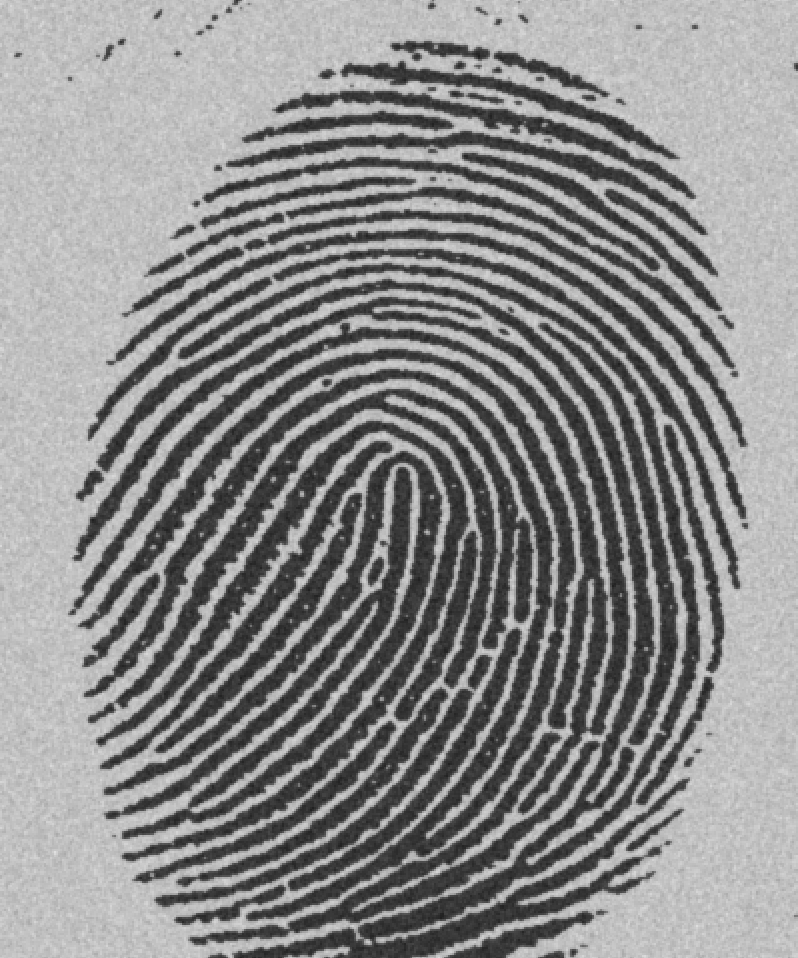
#> input picture test_images/noisy_fingerprint.tif, 798 x 958 px, found by its file name; the run also reads 1 picture not shown here
$ jupyter execute Image_Boundaries_Analysis.ipynb
#> lines starting #> are read from the running program, lines starting #| are printed output that depends on the picture; after the words box and inside, x2 and y2 are one past the last pixel; in counts of white or black regions, pixels touching at a corner belong together
<a href="https://colab.research.google.com/github/ArthurFDLR/Image_Boundaries_Analysis/blob/main/Image_Boundaries_Analysis.ipynb" target="_parent"></a>

[cell 1]
import numpy as np
from cv2 import filter2D
from matplotlib import pyplot as plt
from skimage import io

[cell 2]
def draw_border(border:np.ndarray, img_shape):
    img = np.zeros(img_shape)
    if border.dtype == np.complex_:
        for c in border:
            img[int(c.imag), int(c.real)] = 1.
    else:
        for c in border:
            img[int(c[0]), int(c[1])] = 1.
    return img

# Global thresholding

The following algorithm describes a basic global thresholding method for an image $f$:

1. Select an initial estimate for the global threshold $T$.

2. Segment the image using the function $g$. This will produce two groups of pixels $G_+$ and $G_-$.

    $$ g(x,y) = \left\{
    \begin{array}{ll}
        1 \mbox{ if } f(x,y) > T \\
        0 \mbox{ otherwise }
    \end{array}
    \right. $$

3. Compute the average (mean) intensity values $m_+$ and $m_-$ for the pixels in $G_+$ and $G_-$ respectively.

4. Compute a new threshold value:

    $$ T = \frac{m_+ + m_-}{2} $$

5. Repeat Steps 2 through 4 until the difference between values of $T$ in successive iterations is smaller than a predefined parameter $\Delta_T$.

Our program is a direct implementation of the above algorithm in Python with an initial threshold value of half the maximum intensity in the image and $\Delta_T=1$. $T$ being an integer, the algorithm stops when T no longer evolve.

[cell 3]
def basic_global_tresholding(img):
    delta_T = 1
    T = np.max(img) // 2 # Step 1
    T_old = T + delta_T
    while abs(T - T_old) >= delta_T: # Step 5
        img_treshold = (img > T) # Step 2
        m1, m2 = img[~img_treshold].mean(), img[img_treshold].mean() # Step 3
        T_old, T = T, (m1 + m2)//2 # Step 4
    return (img >= T)*1, T

[cell 4]
# Image import
img = io.imread('https://github.com/ArthurFDLR/Image_Boundaries_Analysis/blob/main/test_images/noisy_fingerprint.tif?raw=True')
#> img is the input picture: shape (958, 798); min 29, max 224, mean 140

# Computation
img_tresholded, treshold = basic_global_tresholding(img)
#> in basic_global_tresholding, `T = np.max(img) // 2`: T = 112
#> in basic_global_tresholding, `T_old = T + delta_T`: T_old = 113
#> the loop in basic_global_tresholding, `while abs(T - T_old) >= delta_T:` made 2 passes
#> (m1, m2, T_old, T) on passes 1 to 2: (63.89, 186.6, 112, 125), (64.04, 186.7, 125, 125)
#> pass 1, in basic_global_tresholding, `img_treshold = (img > T)`:
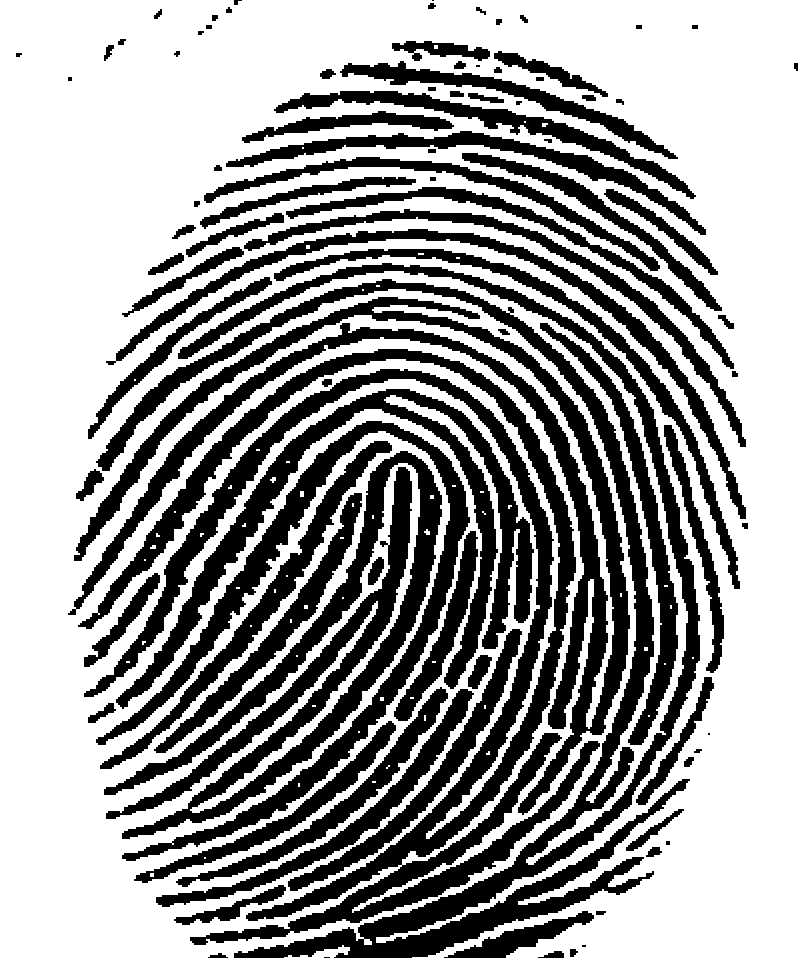
#> img_treshold: shape (958, 798) bool; 62% white; 94 black regions (7 under 20 px), largest, box (x1, y1, x2, y2) and area: (78, 349, 600, 945) 43664, (96, 263, 700, 958) 40028, (68, 297, 630, 815) 29644
#> img_tresholded: shape (958, 798) int64; values 0 (black) and 1 (white), 61.9% white; 97 black regions (10 under 20 px), largest, box (x1, y1, x2, y2) and area: (78, 349, 600, 945) 43740, (96, 263, 700, 958) 40218, (68, 297, 630, 815) 29700
#> treshold = 125

# Visualization
fig, axs = plt.subplots(1, 3, figsize=(10,4),dpi=60)
hist,bins = np.histogram(img.flatten(),256,[0,256])
#> hist = 256 values, max 23014 at index 192, min 0 at index 0, mean 2986.3; bins = 257 values from 0 to 256
axs[0].set_title("Input image")
axs[0].imshow(img, cmap='gray'), axs[0].set_xticks([]), axs[0].set_yticks([])
axs[1].set_title("Normalized histogram")
axs[1].plot(hist/np.prod(img.shape), c='k', label=r'$p_r$')
axs[1].legend()
axs[1].set_xlabel(r"$r_i$")
axs[1].axvline(x=treshold, label='Treshold', c='r', ls='dashed')
axs[1].set_xticks(list(range(0,255,50)) + [int(treshold)])
axs[2].set_title("Global thresholding")
axs[2].imshow(img_tresholded, cmap='gray'), axs[2].set_xticks([]), axs[2].set_yticks([])
fig.tight_layout()

# Otsu’s thresholding

While the basic global thresholding successfully finds a good thresholding value for histogram presenting well-defined peeks, it performs poorly otherwise.
The critical characteristic of good thresholding is the optimization of separation between classes according to their intensity values. This separation can be mathematically formalized as and is the between-class variance $\sigma_N^2$. Otsu's thresholding algorithm revolves around this observation to find an optimal threshold:

1. Compute the normalized histogram $\left\{p_i, \forall i \in [\![0, L-1]\!]\right\}$ of the input image.

2. Compute the cumulative sums, $\forall k \in [\![0, L-1]\!]$
    $$ P(k) = \sum_{i=0}^k p_i $$

3. Compute the cumulative means, $\forall k \in [\![0, L-1]\!]$
    $$ m(k) = \sum_{i=0}^k i p_i $$
    Note that the global intensity mean $m_g=m(L-1)$.

4. Compute the between-class variance, $\forall k \in [\![0, L-1]\!]$

5. Obtain the Otsu threshold, $k^*$, as the value of $k$ for which $\sigma_B^2(k)$ is maximum. If the maximum is not unique, obtain $k^*$ by averaging the values of corresponding to the various maxima detected.
    $$ k^* = < argmax_{\ k \in [\![0, L-1]\!]} \left( \sigma_B^2(k)\right) > $$

[cell 5]
def otsu_tresholding(img):
    hist,bins = np.histogram(img.flatten(),256,[0,256]) # Step 1
    hist = hist/np.prod(img.shape)
    cdf = hist.cumsum() # Step 2
    cmf = np.cumsum([p*i for (i, p) in enumerate(hist)]) # Step 3
    bcv = np.array(
        [(cmf[-1] * P - m)**2 / (P * (1. - P)) if (P * (1. - P)) != 0. else 0. \
         for P, m in zip(cdf, cmf)]
    ) # Step 4
    T = bcv.argmax().mean() # Step 5
    return 1*(img > T), T

[cell 6]
# Image import
img = io.imread('https://github.com/ArthurFDLR/Image_Boundaries_Analysis/blob/main/test_images/polymersomes.tif?raw=True')
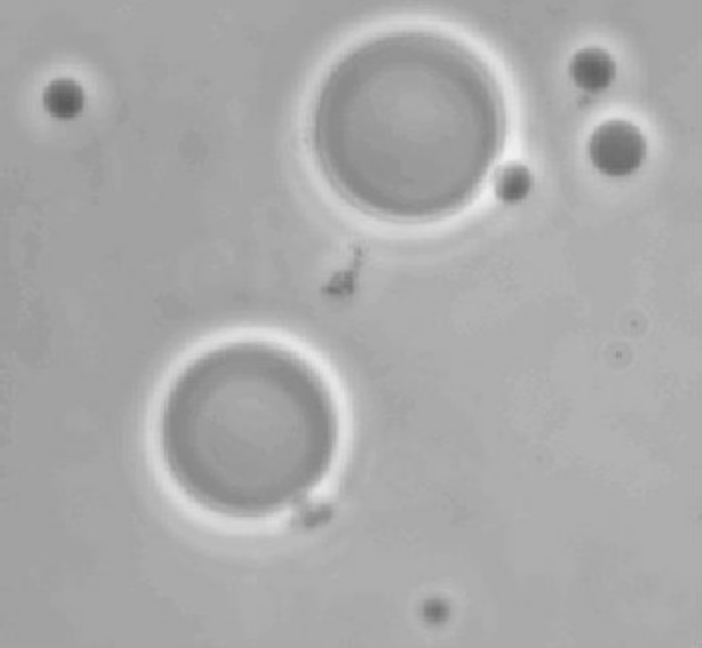
#> input picture test_images/polymersomes.tif, 702 x 648 px, found by its file name
#> img is the input picture: shape (648, 702); min 90, max 241, mean 169.6

# Computation
img_tresholded_otsu, treshold_otsu = otsu_tresholding(img)
#> in otsu_tresholding, `hist,bins = np.histogram(img.flatten(),256,[0,256])`: hist = 256 values, max 51417 at index 162, min 0 at index 0, mean 1776.9; bins = 257 values from 0 to 256
#> in otsu_tresholding, `hist = hist/np.prod(img.shape)`: hist = 256 values, max 0.113 at index 162, min 0 at index 0, mean 0.00391
#> in otsu_tresholding, `cdf = hist.cumsum()`: cdf = 256 values from 0 to 1
#> in otsu_tresholding, `cmf = np.cumsum([p*i for (i, p) in enumerate(hist)])`: cmf = 256 values from 0 to 169.6
#> in otsu_tresholding, `bcv = np.array( [(cmf[-1] * P - m)**2 / (P * (1. - P)) if (P * (1. - P..`: bcv = 256 values, max 88.93 at index 181, min 0 at index 0, mean 23.54
#> in otsu_tresholding, `T = bcv.argmax().mean()`: T = 181
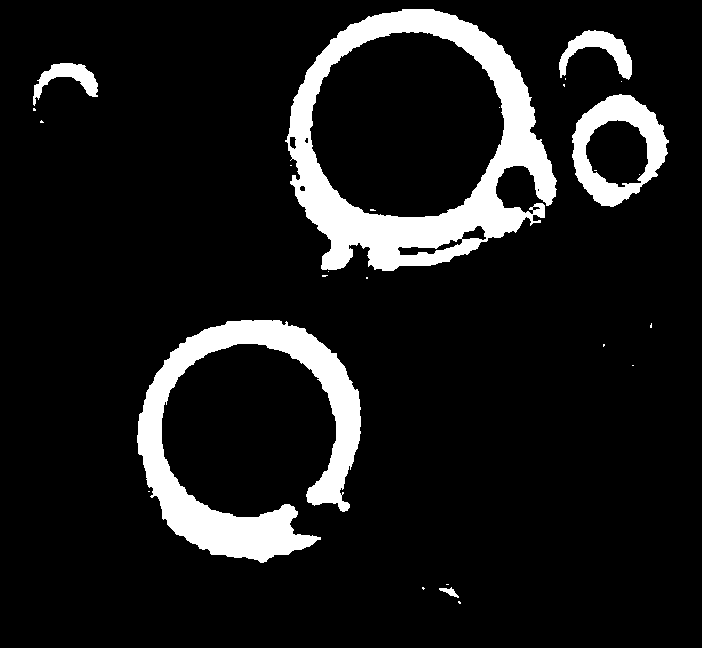
#> img_tresholded_otsu: shape (648, 702) int64; values 0 (black) and 1 (white), 10.5% white; 26 white regions (20 under 20 px), largest, box (x1, y1, x2, y2) and area: (285, 9, 557, 271) 22892, (137, 320, 361, 563) 17674, (572, 94, 669, 207) 4664, (559, 30, 632, 80) 1454, (33, 63, 98, 106) 1064, (439, 587, 459, 598) 92
#> treshold_otsu = 181
img_tresholded, treshold = basic_global_tresholding(img)
#> in basic_global_tresholding (call 2), `T = np.max(img) // 2`: T = 120
#> in basic_global_tresholding (call 2), `T_old = T + delta_T`: T_old = 121
#> the loop in basic_global_tresholding (call 2), `while abs(T - T_old) >= delta_T:` made 7 passes
#> (m1, m2, T_old, T) on passes 1 to 7: (110.8, 169.9, 120, 140), (129.4, 170.5, 140, 149), (139.4, 171.4, 149, 155), (143.8, 171.9, 155, 157), (147, 172.3, 157, 159), (148.1, 172.5, 159, 160), (148.9, 172.6, 160, 160)
#> pass 1, in basic_global_tresholding (call 2), `img_treshold = (img > T)`:
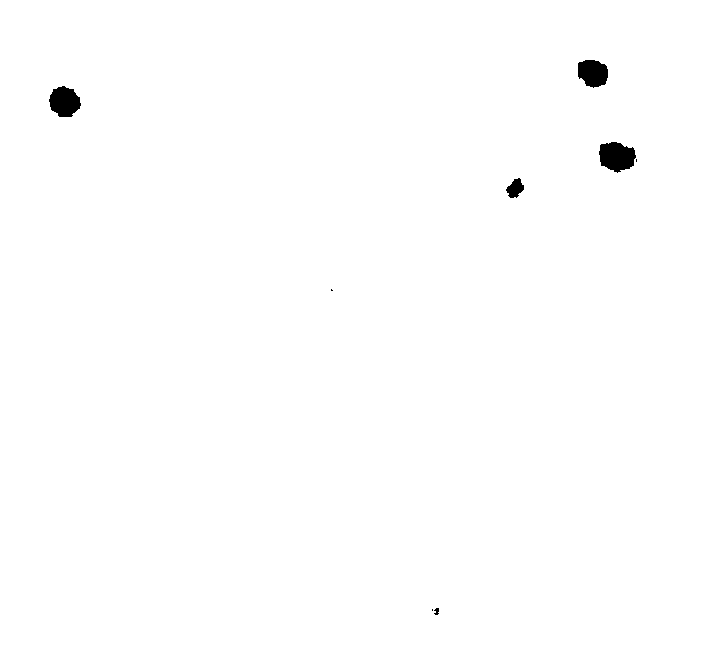
#> img_treshold: shape (648, 702) bool; 99.5% white; 8 black regions (3 under 20 px), largest, box (x1, y1, x2, y2) and area: (599, 142, 636, 173) 843, (49, 86, 81, 117) 727, (578, 60, 608, 88) 661, (506, 178, 524, 198) 226, (434, 608, 439, 615) 25
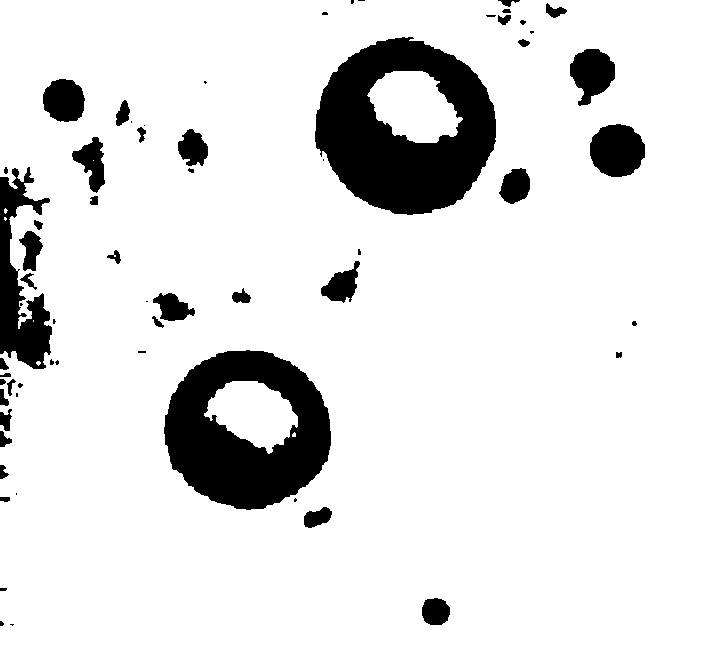
#> img_tresholded: shape (648, 702) int64; values 0 (black) and 1 (white), 88% white; 64 black regions (22 under 20 px), largest, box (x1, y1, x2, y2) and area: (315, 37, 496, 215) 19641, (164, 350, 331, 510) 16353, (0, 167, 52, 369) 5032
#> treshold = 160

# Visualization
fig, axs = plt.subplots(2, 2, figsize=(8,7), dpi=60)
axs = [ax for sub_ax in axs for ax in sub_ax]

hist,bins = np.histogram(img.flatten(),256,[0,256])
#> hist = 256 values, max 51417 at index 162, min 0 at index 0, mean 1776.9
axs[0].set_title("Input image")
axs[0].imshow(img, cmap='gray'), axs[0].set_xticks([]), axs[0].set_yticks([])
axs[1].set_title("Normalized histogram")
axs[1].plot(hist/np.prod(img.shape), c='k', label=r'$p_r$')
axs[1].legend()
axs[1].set_xlabel(r"$r_i$")
axs[1].axvline(x=treshold, c='r', ls='dashed')
axs[1].axvline(x=treshold_otsu, c='b', ls='dashed')
axs[1].set_xticks(list(range(0,255,50)) + [int(treshold), int(treshold_otsu)])
axs[1].set_xlim(125, 225)
axs[2].set_title("Basic global thresholding")
axs[2].imshow(img_tresholded, cmap='gray'), axs[2].set_xticks([]), axs[2].set_yticks([])
axs[3].set_title("Otsu's global thresholding")
axs[3].imshow(img_tresholded_otsu, cmap='gray'), axs[3].set_xticks([]), axs[3].set_yticks([])

fig.tight_layout()

The input image's histogram does not present distinctive peeks, allowing to telling apart the foreground from the background. As expected, the basic global thresholding method yields poor results. The background is partially detected as a zone of interest on the left side of the image. Otsu's algorithm fixes this issue.

# Chain codes

This problem's end goal is to generate the integer of the minimum magnitude of the Freeman chain code of an object in an image. We can decompose this problem into two primary steps. First, we have to find the boundary of the shape. The shape must present clean and sharp edges. We can remove the noises and sharpen the image using a combination of a $9 \times 9$ averaging filter and Otsu's algorithm. The boundary following algorithm is then ideally suited to our application:

1. Let the starting point, $b_0$, be the uppermost-leftmost point in the image. Store its coordinates. Denote by $c_0$ the west neighbor of $b_0$. Examine the 8-neighbors of $b_0$ starting at $c_0$ and proceeding in a clockwise direction. Let $b_1$ denote the first neighbor encountered whose value is 1, and let $c_1$ be the (background) point immediately preceding $b_1$ in the sequence.

2. Initiate a couple of variables, $b=b_1$ and $c=c_1$.

3. Let the N-neighbors (N being 4 or 8) of $b$, starting at $c$ and proceeding in a clockwise direction, be denoted by $\{n_i, \forall i \in [\![0, N-1]\!]\}$. Find the first $n_k$ labeled 1.

4. Let $b=n_k$ and $c=n_{k-1}$.

5. Repeat Steps 3 and 4 until $b=b_0$ and the next boundary point found is The sequence of points found when the algorithm stops constitutes the set of ordered boundary points

The Freeman chain code is generally used as a characteristic to compare or detect shapes across images. Only the global figure is interesting. Fine details can thus be considered as noise regarding the overall shape. To avoid this issue, we can down-sample the boundary.

We are now all set to compute the chain code. The difference between coordinates of consecutive boundary pixel can be mapped to the directions shown bellow. The index of the following lists corresponds to the direction number of the relative coordinate (e.g. $(0,1) \longrightarrow 0$ and $(-1,-1) \longrightarrow 3$ for 8-directional encoding).

$$ x_n = [0, -1, -1, -1,  0,  1, 1, 1] $$
$$ y_n = [1,  1,  0, -1, -1, -1, 0, 1] $$

[cell 7]
def find_upper_left(img):
    for i in range(1,img.shape[0]+1):
        for j in range(i):
            if img[i-j-1, j]:
                return (i-j-1, j)
    return None

def resample(img, grid_width, presence_threshold=0):
    img_sub = np.zeros(np.array(img.shape)//grid_width)
    img_sub_viz = np.zeros(img.shape)
    gw_half = grid_width // 2
    for x_sub, x in enumerate(range((img.shape[0]%grid_width)//2 + gw_half, img.shape[0], grid_width)):
        for y_sub, y in enumerate(range((img.shape[1]%grid_width)//2 + gw_half, img.shape[1], grid_width)):
            if img[x-gw_half:x+gw_half, y-gw_half:y+gw_half].sum() > presence_threshold:
                img_sub[x_sub,y_sub] = 1
                img_sub_viz[x-1:x+2, y-1:y+2] = np.ones((3,3))
    return img_sub, img_sub_viz

def boundary_following(border, stay_out=True, allow_diag=True):

    x_n = [0, -1, -1, -1,  0,  1, 1, 1] if allow_diag else [0, -1,  0, 1]
    y_n = [1,  1,  0, -1, -1, -1, 0, 1] if allow_diag else [1,  0, -1, 0]
    nbr_neighbore = len(x_n)
    angle = nbr_neighbore//2

    def get_neighbor(p,a):
        x, y = p[0] + x_n[a], p[1] + y_n[a]
        if (0 <= x < border.shape[0]) and (0 <= y < border.shape[1]):
            return border[x, y]
        else: return None

    b = find_upper_left(border)
    b_init = False
    coord_border = [b]
    chain_code = []

    while True:
        # Revolve around b until hit border
        while not get_neighbor(b, angle):
            angle = (angle - 1) if angle else (nbr_neighbore - 1)
        # Prefer direct neighbore
        if (not stay_out) and allow_diag and (angle%2 == 1) \
            and get_neighbor(b, (angle - 1) if angle else 7):
            angle = (angle - 1) if angle else (nbr_neighbore - 1)
        # Update b <- n(k)
        b = (b[0] + x_n[angle], b[1] + y_n[angle])
        # End condition: two successive boundary pixels already visited
        if b_init:
            if b == coord_border[1]: break
            else: b_init = False
        if b == coord_border[0]: b_init = True
        # Store new border pixel
        chain_code.append(angle)
        coord_border.append(b)
        # Reset angle, c <- n(k−1)
        angle = (angle+angle%2+2)%8 if allow_diag else (angle+1)%4
    return np.array(coord_border), chain_code

[cell 8]
# Image import
img = io.imread('https://github.com/ArthurFDLR/Image_Boundaries_Analysis/blob/main/test_images/circular_stroke.tif?raw=True')
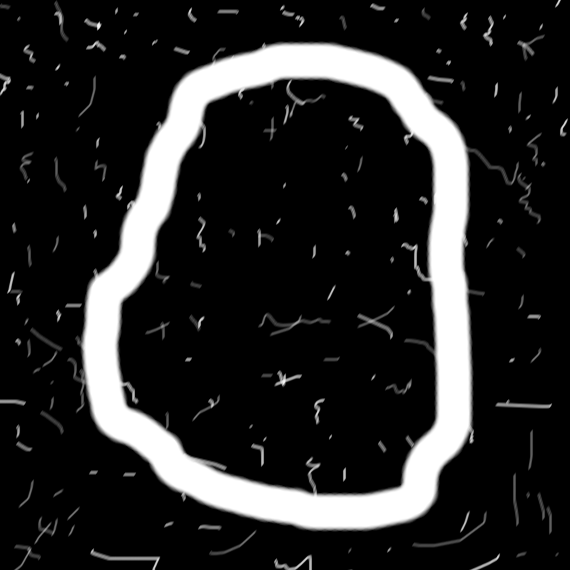
#> input picture test_images/circular_stroke.tif, 570 x 570 px, found by its file name
#> img is the input picture: shape (570, 570); min 0, max 255, mean 40.4

# Computation
kernel_smoothing = np.ones((9,9),np.float32)/(9*9)
img_g = filter2D(img,-1,kernel_smoothing)
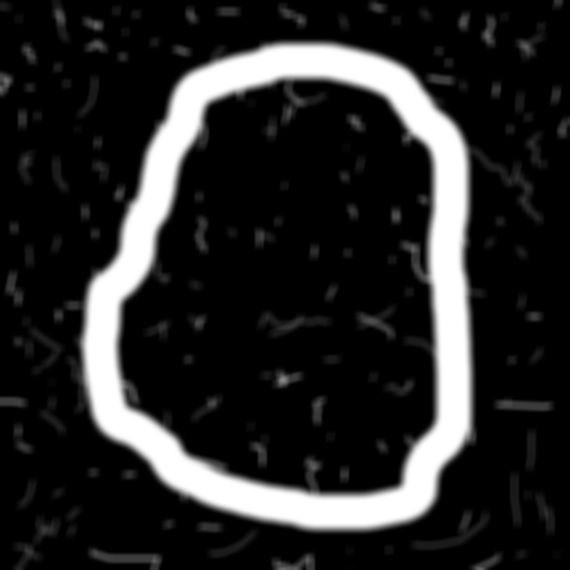
#> img_g: shape (570, 570); min 0, max 255, mean 40.4
img_gB, _ = otsu_tresholding(img_g)
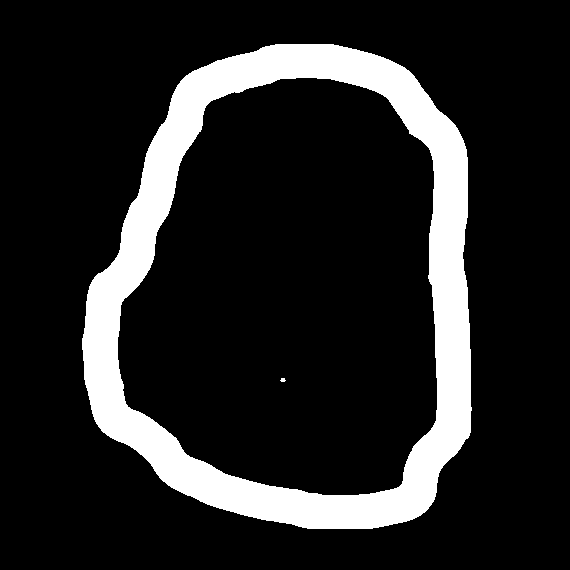
#> img_gB: shape (570, 570) int64; values 0 (black) and 1 (white), 14.6% white; 2 white regions (1 under 20 px), largest, box (x1, y1, x2, y2) and area: (82, 44, 472, 529) 47319
gB_border, _ = boundary_following(img_gB)
#> (the rest of the program and of its run is left out)
